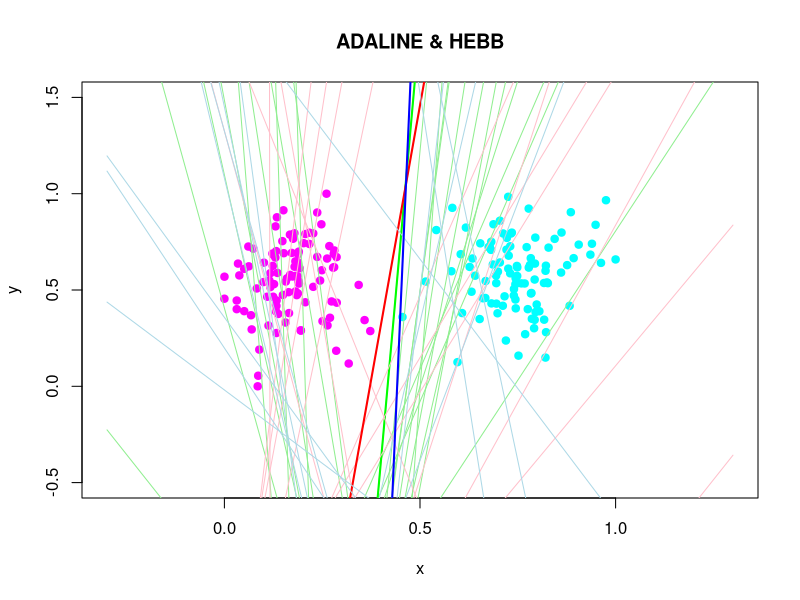

This figure's R source:
library("MASS")

# Для нормализации выборки
normaliData <- function(x) {
  n <- dim(x)[1]
  m <- dim(x)[2]
  res <- matrix(NA, n, m)
  for (i in seq(m)) {
    minVal <- min(x[,i])
    maxVal <- max(x[,i])
    res[,i] <- (x[,i] - minVal)/(maxVal - minVal)
  }
  return(res)
}

drawLine <- function(w, xmin = -2, xmax = -2, ...) {
  x <- seq(xmin, xmax, len = 100)
  f <- function(x) {
    return( - x*w[1]/w[2] + w[3]/w[2] )
  }
  y <- f(x)
  lines(x, y, type="l", ...)
}

# Квадратичная функция потерь для ADALINE
adaLoss <- function(xi, yi, w) {
  mi <- c(crossprod(w, xi)) * yi
  l <- (mi - 1)^2
  return(l)
}
# 
adaUpd <- function(xi, yi, w, eta) {
  wx <- c(crossprod(w, xi))
  #ld <- 2 * (wx - yi) * xi
  ld <- (wx - yi) * xi
  nextW <- w - eta * ld
  return(nextW)
}

# Кусочно линейная для Хебба
hebbLoss <- function(xi, yi, w) {
  mi <- c(crossprod(w, xi)) * yi
  return (max(-mi, 0))
}
# 
hebbUpd <- function(xi, yi, w, eta) {
  nextW <- w + eta * yi * xi
  return (nextW)
}

# Логистическая регрессия
logregLoss <- function(xi, yi, w) {
  mi <- c(crossprod(w, xi)) * yi
  l <- log2(1+exp(-mi))
  return(l)
}
#
logressUpd <- function(xi, yi, w, eta) {
  sigmoid <- function(z) {
    return(1 / (1 + exp(-z)))
  }
  nextW <- w + eta * xi * yi * sigmoid(-yi * c(crossprod(w, xi)))
  return (nextW)
}

## Стохастический градиент
stgrad <- function(xl, eta = 1, lambda = 1/6, eps = 1e-5, loss, upd, ...) {
  l <- dim(xl)[1]
  n <- dim(xl)[2] - 1
  w <- rep(0.5, n)
  
  Q <- 0
  Qprev <- Q
  
  # Начальное значение Q
  for (i in seq(l)) {
    xi <- xl[i, 1:n]
    yi <- xl[i, n+1]
    
    Q <- Q + loss(xi, yi, w)
  }
  
  iter <- 0
  repeat {
    # мало ли, бесконечный цикл может быть
    iter <- iter + 1
    if (iter > 1000) {
      break
    }
    
    mis <- array(dim = l)
    for (i in seq(l)) {
      xi <- xl[i, 1:n]
      yi <- xl[i, n + 1]
      
      mis[i] <- crossprod(w, xi) * yi
      #mis[i] <- adaLoss(xi, yi, w)
    }
    
    errorIndexes <- which(mis <= 0)
    if (length(errorIndexes) == 0) {
      break
    }
    
    i <- sample(errorIndexes, 1)
    xi <- xl[i, 1:n]
    yi <- xl[i, n + 1]
    
    ex <- loss(xi, yi, w)
    
    w <- upd(xi, yi, w, eta)
    
    Q <- (1 - lambda) * Q + lambda * ex
    # достигли стабилизация Q
    if (abs(Q - Qprev) < eps) {
      break
    }
    Qprev <- Q
    
    drawLine(w, ...)
    #Sys.sleep(0.5)
  }
  
  return(w)
}

colors = c("magenta", "cyan")
n <- 100
m <- 100

sigma1 <- matrix(c(1, 0, 0, 1), 2, 2)
sigma2 <- matrix(c(1, 0, 0, 1), 2, 2)

mu1 <- c(5, 10)
mu2 <- c(11, 10)

xc1 <- mvrnorm(n=n, mu = mu1, Sigma = sigma1)
xc2 <- mvrnorm(n=m, mu = mu2, Sigma = sigma2)

dat <- rbind(xc1, xc2)
dat <- normaliData(dat)
# fake property for wj
dat <- cbind(dat, rep(-1, n+m))
# classes
dat <- cbind(dat, c(rep(-1, n), rep(1, m)))

plotxmin <- min(dat[,1], dat[,1]) - 0.3
plotxmax <- max(dat[,1], dat[,1]) + 0.3
plotymin <- min(dat[,2], dat[,2]) - 0.5
plotymax <- max(dat[,2], dat[,2]) + 0.5
plot(c(), type="n", xlab = "x", ylab = "y", xlim=c(plotxmin, plotxmax), ylim = c(plotymin, plotymax), main="ADALINE & HEBB")

points(dat, pch=21, col=colors[ifelse(dat[,4] == -1, 1, 2)], bg=colors[ifelse(dat[,4] == -1, 1, 2)])

# adaline
resW <- stgrad(dat, loss = adaLoss, upd = adaUpd, lwd = 1, col = 'lightgreen', xmin = plotxmin, xmax = plotxmax)
drawLine(resW, lwd = 2, col = 'green', xmin = plotxmin, xmax = plotxmax)
# hebb
resW <- stgrad(dat, loss = hebbLoss, upd = hebbUpd, lwd = 1, col = 'pink', xmin = plotxmin, xmax = plotxmax)
drawLine(resW, lwd = 2, col = 'red', xmin = plotxmin, xmax = plotxmax)
# logress
resW <- stgrad(dat, loss = logregLoss, upd = logressUpd, lwd = 1, col = 'lightblue', xmin = plotxmin, xmax = plotxmax)
drawLine(resW, lwd = 2, col = 'blue', xmin = plotxmin, xmax = plotxmax)
